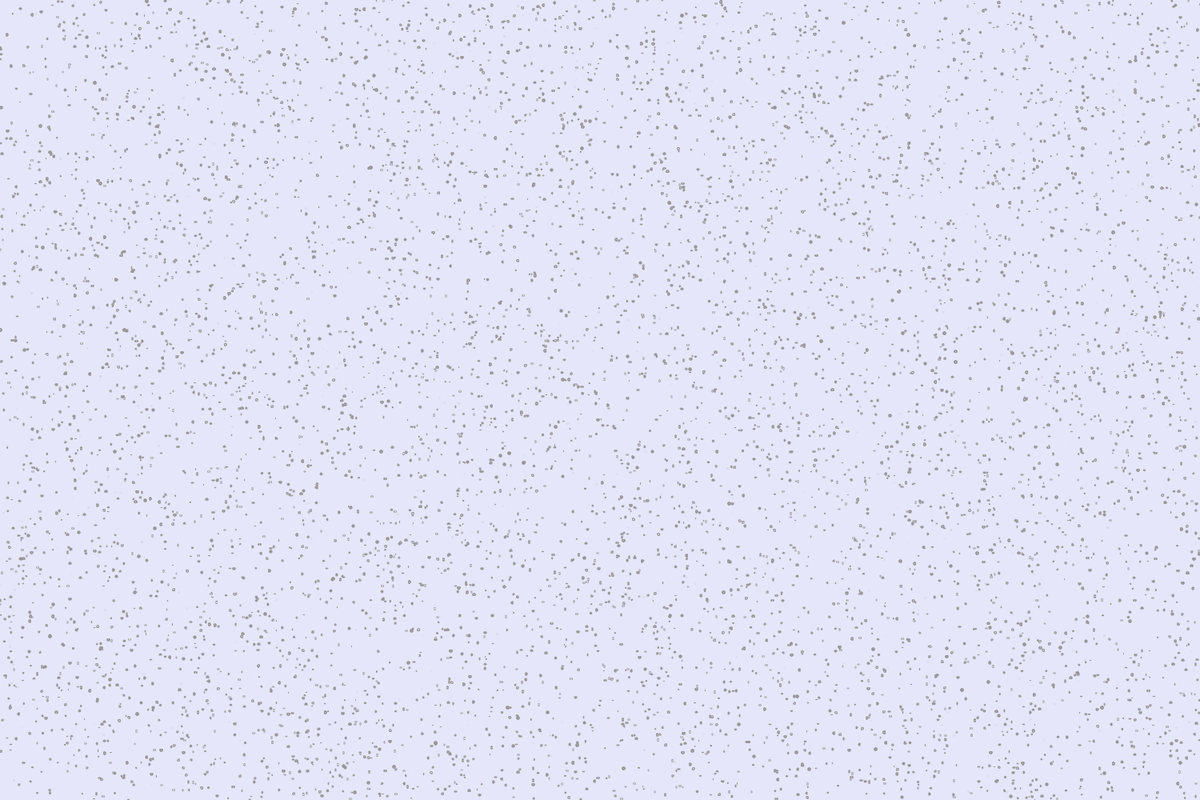
Frame 1 (no input)
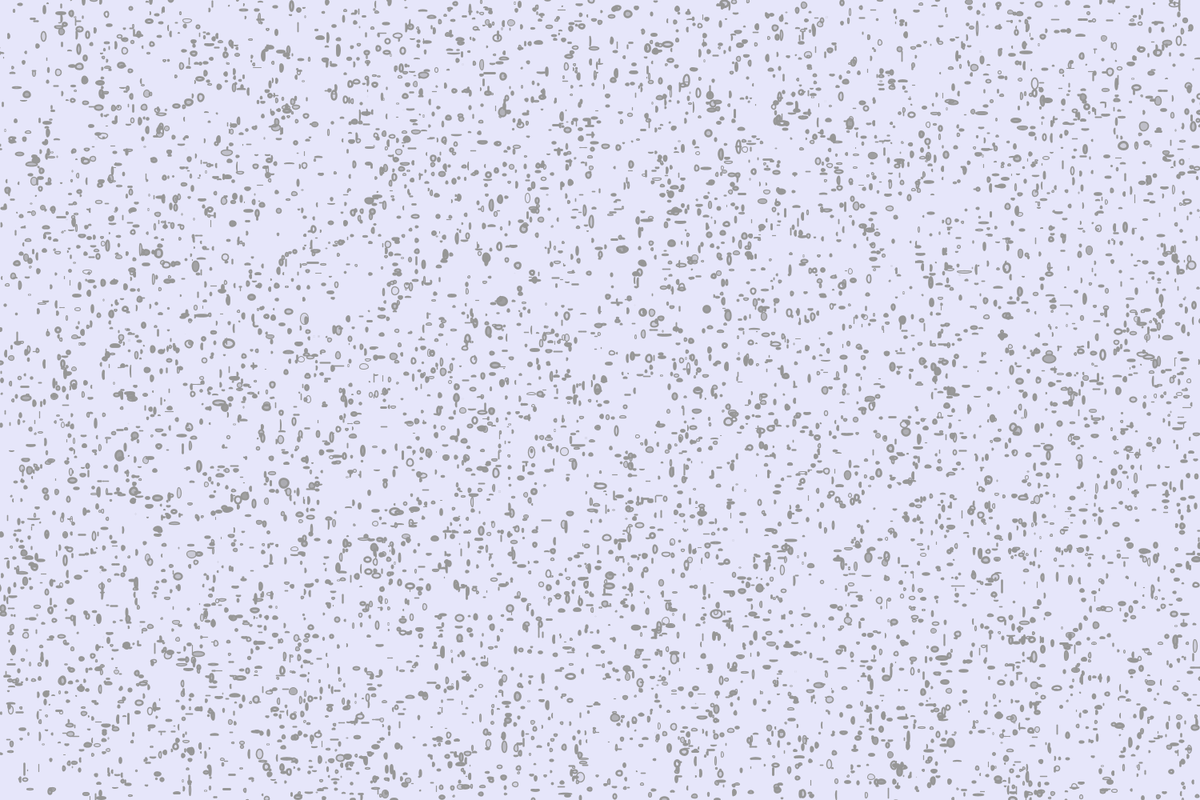
Frame 60 (the mouse pressed at the canvas centre just before this capture)
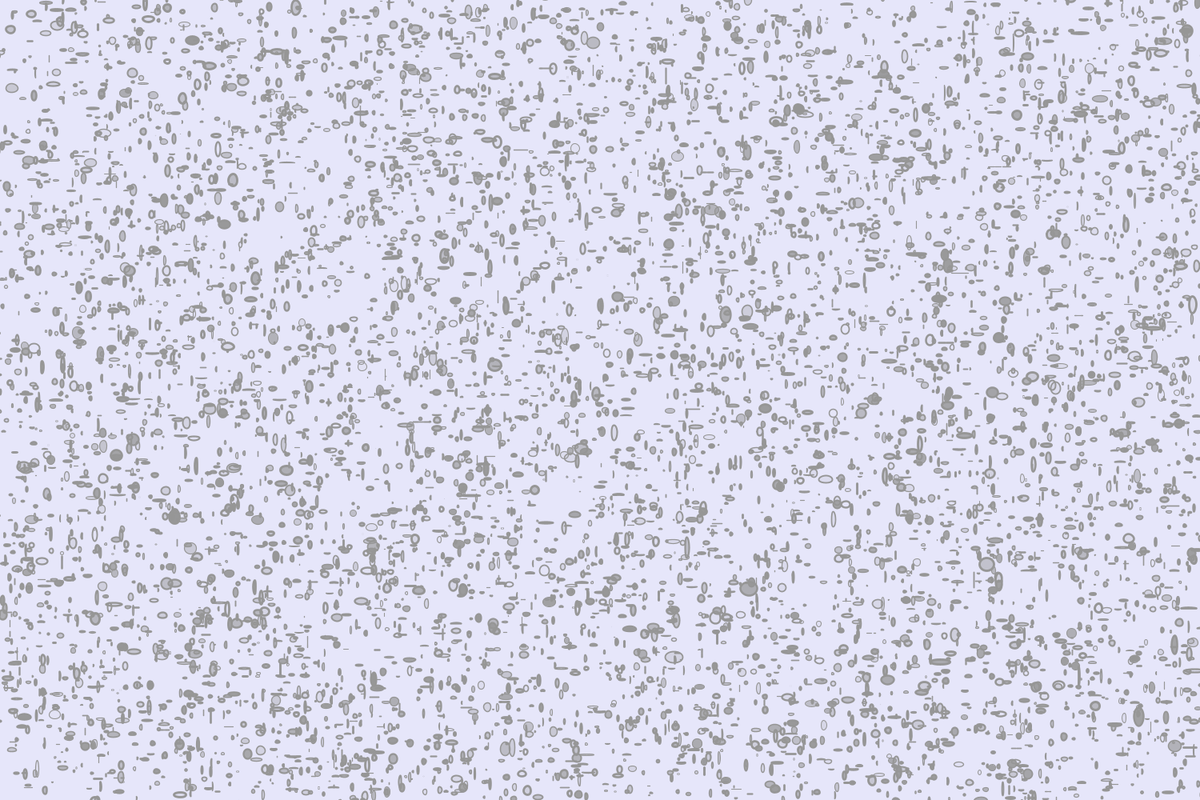
Frame 120 (the mouse held since frame 60 and released just before this capture)

The Processing sketch that drew these frames (run headless with seeded random() and noise(); from frame 60 on, the mouse is pressed at the canvas centre):

// Processing sketch: Ephemera_Bubbles
// ── Ephemera_Bubbles.pde

Bubble[] bubbles = new Bubble[8000];
float x1 = 750;
float y1 = 500;
void setup() {
   size(1500, 1000); 
 //background(230, 230, 250);
 //background(0);
 //colorMode(HSB);
 for (int i = 0; i < bubbles.length; i++) { 
   bubbles[i] = new Bubble();
   bubbles[i].alpha = random(0,255);
 }
}

void draw() {
//background(0);
  background(230, 230, 250);
  for (int i = 0; i < bubbles.length; i++) {
    bubbles[i].move();
    bubbles[i].show();
  }
}

// ── Bubble.pde
class Bubble {
  float x = random(width);
  float y = random(height);
  float z = random(0,20);
  float len = map(z, 0, 20, -10, 10);
  float yspeed = map(z,0, 20, 1, 20);
  float c1 = 138;
  float c2 = 43;
  float c3 = 226;
  float xs = 1;
  float ys = 1;
  float alpha;

  void move() {
    y = y + random(-1,1);
    x = x + random(-1,1);
    ys = ys + random(-1,1);
    xs = xs + random(-1,1);
    }
    // float grav = map(z, 0, 20, 0, 0.9);
    //  yspeed = yspeed +grav;
   
    //if (y>=height){   
    // y = random(-200,-100);
    // x = random(width);
    // yspeed = map(z,0, 20, 4, 10);
    //  c1 =(random(0,150));
    //c2 =(random(0,150));
    // c3 =(random(0,150));     

  
  void show() {
    float thick = map(z, 0, 20, 1, 3);
    strokeWeight(thick);
    stroke(150, 150, 150); 
    fill(150,150,150,alpha);
   //stroke(random(0,255),random(0,255),random(0,255));
   // alpha(int(random(0,255)));
   // stroke(c1,c2,c3);
    ellipse(x,y,xs,ys);
    
   
  }
  


  

  
  
}
